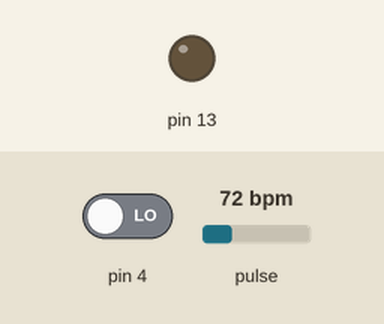
Simulated run of this sketch. Board: Arduino Uno, built with avr-gcc and run on an emulated ATmega328P. Shown: output pins drawn as LEDs (lit = HIGH). Dashed ring = blinking. Inputs (shaded band) come from the test bench; at power-on: pin 4 LOW, pulse 72 bpm. The modem accepts every AT command (registered, SIM ready, sends succeed) and sends nothing else; what the sketch prints to the serial monitor is not drawn.

Above: at 0.1 s.
At 4.2 s:
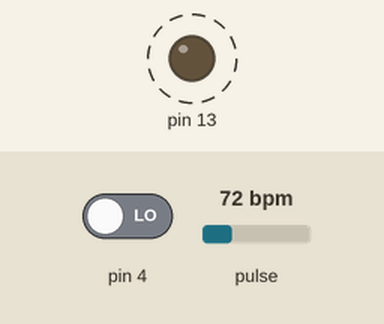
4.3 s: pin 4 driven HIGH
At 17.1 s:
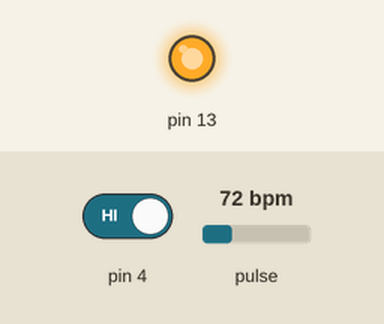
Timing chart, 0 to 17.4 s (numbered marks = the images above; inputs shaded):
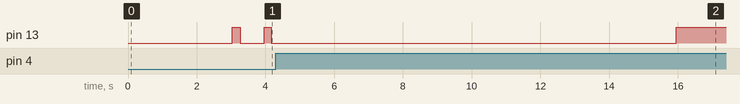

The sketch:

Sent_Sms_with_Push_Button.ino
```cpp
#include <SoftwareSerial.h>
#define USE_ARDUINO_INTERRUPTS true    // Set-up low-level interrupts for most acurate BPM math.
#include <PulseSensorPlayground.h>
SoftwareSerial mySerial(3,2);//tx,rx
int buttonState = 0;
const int PulseWire = A0;       // PulseSensor PURPLE WIRE connected to ANALOG PIN 0
const int LED = 13;          // The on-board Arduino LED, close to PIN 13.
int Threshold = 550;
PulseSensorPlayground pulseSensor;
void setup() {


   //Begin serial communication with Arduino and Arduino IDE (Serial Monitor)
  Serial.begin(9600);
  //Degital Pin for Button INput Is 4;
  pinMode(4, INPUT);
  pinMode(5, INPUT);
  //Begin serial communication with Arduino and SIM800L
  mySerial.begin(9600);
  Serial.println("Initializing...");
  delay(1000);
  mySerial.println("AT"); //Once the handshake test is successful, it will back to OK
  updateSerial();
  mySerial.println("AT+CSQ"); //Signal quality test, value range is 0-31 , 31 is the best
  updateSerial();
  mySerial.println("AT+CCID"); //Read SIM information to confirm whether the SIM is plugged
  updateSerial();
  mySerial.println("AT+CREG?"); //Check whether it has registered in the network
  updateSerial();

  pulseSensor.analogInput(PulseWire);
  pulseSensor.blinkOnPulse(LED);       //auto-magically blink Arduino's LED with heartbeat.
  pulseSensor.setThreshold(Threshold);

  // Double-check the "pulseSensor" object was created and "began" seeing a signal.
   if (pulseSensor.begin()) {
    Serial.println("We created a pulseSensor Object !");  //This prints one time at Arduino power-up,  or on Arduino reset.
  }


}
//Declear Send_msg Functionality;
void send_msg(){
  mySerial.println("AT+CMGF=1"); // Configuring TEXT mode
  updateSerial();
  mySerial.println("AT+CMGS=\"+8801682921257\"");//change ZZ with country code and xxxxxxxxxxx with phone number to sms
  updateSerial();
  mySerial.print("Emergency Ambulance need ... Please Help Me"); //text content
  updateSerial();
  mySerial.write(26);
  delay(10000);
  }


//Entering on Loop;

void loop() {
int myBPM = pulseSensor.getBeatsPerMinute();
if (pulseSensor.sawStartOfBeat()) {            // Constantly test to see if "a beat happened".
 Serial.println("♥  A HeartBeat Happened ! "); // If test is "true", print a message "a heartbeat happened".
 Serial.print("BPM: ");                        // Print phrase "BPM: "
 Serial.println(myBPM);                        // Print the value inside of myBPM.
}


 buttonState = digitalRead(4);
 if (buttonState == 1) {
    send_msg(); //Message sent;
  } else {
    delay(100);
    }


}


void updateSerial()
{
  delay(500);
  while (Serial.available())
  {
    mySerial.write(Serial.read());//Forward what Serial received to Software Serial Port
  }
  while(mySerial.available())
  {
    Serial.write(mySerial.read());//Forward what Software Serial received to Serial Port
  }
}
```
